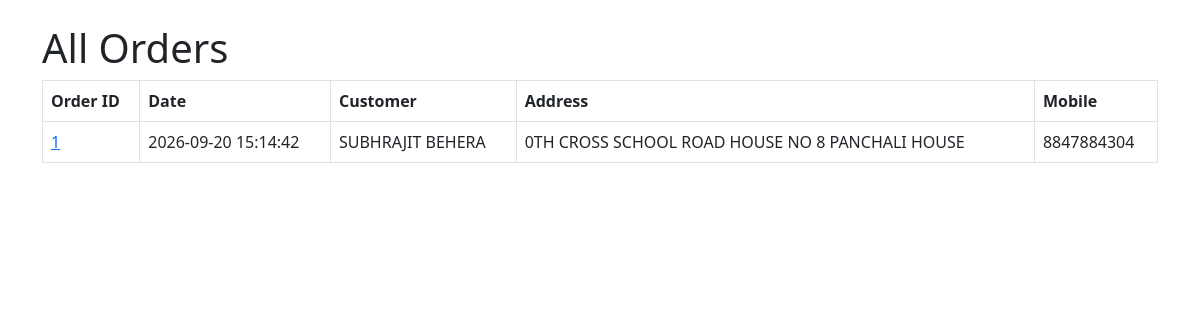
The page /admin/orders (signed in) on the database as committed earlier.
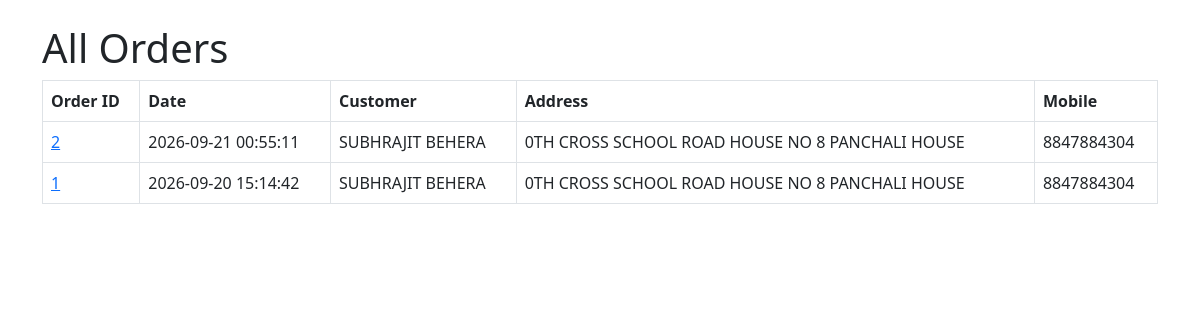
The same page on the database as committed later.
### tables this page shows
CREATE TABLE orders (
                    id INTEGER PRIMARY KEY AUTOINCREMENT,
                    customer_name TEXT NOT NULL,
                    customer_address TEXT NOT NULL,
                    mobile TEXT NOT NULL,
                    date TEXT NOT NULL,
                    status TEXT DEFAULT 'Pending');

### app.py (the view)
    def wrapper(*args, **kwargs):
        if not session.get("admin_logged_in"):
            return redirect(url_for("login"))
        return func(*args, **kwargs)

### app.py (called while the page is built)
def admin_required(func):
    def wrapper(*args, **kwargs):
        if not session.get("admin_logged_in"):
            return redirect(url_for("login"))
        return func(*args, **kwargs)
    wrapper.__name__ = func.__name__
    return wrapper

@app.route("/admin/orders")
@admin_required
def admin_orders():
    conn = sqlite3.connect(DB_NAME)
    c = conn.cursor()
    c.execute("""SELECT id, date, customer_name, customer_address, mobile
                 FROM orders ORDER BY date DESC""")
    orders = c.fetchall()
    conn.close()
    return render_template("orders.html", orders=orders)

### templates/orders.html (shortened to what this page needs)
<!DOCTYPE html>
<html>
<head>
    <link rel="stylesheet" href="https://cdn.jsdelivr.net/npm/bootstrap@5.3.0/dist/css/bootstrap.min.css">
</head>
<body class="container mt-4">
    <h1>All Orders</h1>
    <table class="table table-bordered">
        <thead>
            <tr>
                <th>Order ID</th>
                <th>Date</th>
                <th>Customer</th>
                <th>Address</th>
                <th>Mobile</th>
            </tr>
        </thead>
        <tbody>
            {% for order in orders %}
            <tr>
                <td>
                    <a href="{{ url_for('order_details', order_id=order[0]) }}">
                        {{ order[0] }}
                    </a>
                </td>
                <td>{{ order[1] }}</td>
                <td>{{ order[2] }}</td>
                <td>{{ order[3] }}</td>
                <td>{{ order[4] }}</td>
            </tr>
            {% endfor %}
        </tbody>
    </table>
</body>
</html>

Rows that differ between the two databases and show on the page:
added orders: id "2", date "2026-09-21 00:55:11", customer_name "SUBHRAJIT BEHERA", customer_address "0TH CROSS SCHOOL ROAD HOUSE NO 8 PANCHALI HOUSE", mobile "8847884304"
